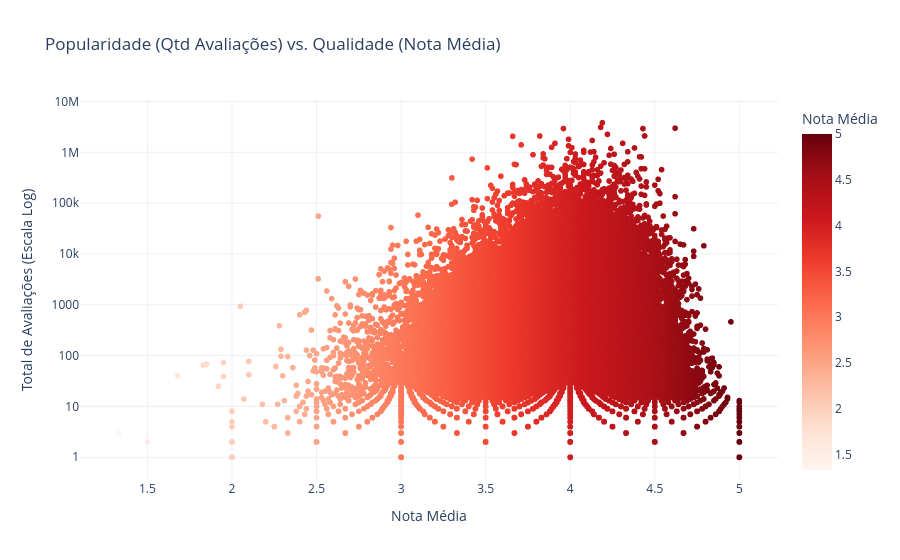

The code cell stored with this chart in its notebook:
### Markdown cell above
## 1. O Paradoxo da Popularidade: Qualidade vs. Quantidade

Ao analisarmos a relação entre a nota média e o volume de avaliações, nos deparamos com um fenômeno interessante: o Paradoxo da Popularidade.

Livros com notas perfeitas tendem a ser obras de nicho, enquanto os grandes blockbusters convergem para uma média mais 'pé no chão'. Para enxergar essa disparidade, utilizamos uma escala logarítmica no eixo de avaliações.

### Code cell
# Filtramos livros com pelo menos 1 avaliação para evitar ruído
col_rating = 'rating' if 'rating' in df.columns else 'average_rating'
col_totalratings = 'totalratings' if 'totalratings' in df.columns else 'ratings_count'

df_pop = df[df[col_totalratings] > 0].copy()

fig1 = px.scatter(
    df_pop, 
    x=col_rating, 
    y=col_totalratings, 
    log_y=True, 
    title='Popularidade (Qtd Avaliações) vs. Qualidade (Nota Média)',
    labels={col_rating: 'Nota Média', col_totalratings: 'Total de Avaliações (Escala Log)'},
    color=col_rating,
    color_continuous_scale='Reds',
    template='plotly_white'
)
fig1.show()

### Figure 1 — Plotly figure (JSON) as saved in the notebook; plotly's stock layout.template omitted (floating-point values rounded to 4 significant figures; data arrays with more than 128 entries replaced by an {"elided": "..."} marker saying what was removed)
{"data": [{"hovertemplate": "Nota Média=%{marker.color}<br>Total de Avaliações (Escala Log)=%{y}<extra></extra>", "legendgroup": "", "marker": {"color": {"elided": "83950 float values"}, "coloraxis": "coloraxis", "symbol": "circle"}, "mode": "markers", "name": "", "showlegend": false, "type": "scattergl", "x": {"elided": "83950 float values"}, "xaxis": "x", "y": {"elided": "83950 int values"}, "yaxis": "y"}], "layout": {"coloraxis": {"colorbar": {"title": {"text": "Nota Média"}}, "colorscale": [[0, "rgb(255,245,240)"], [0.125, "rgb(254,224,210)"], [0.25, "rgb(252,187,161)"], [0.375, "rgb(252,146,114)"], [0.5, "rgb(251,106,74)"], [0.625, "rgb(239,59,44)"], [0.75, "rgb(203,24,29)"], [0.875, "rgb(165,15,21)"], [1, "rgb(103,0,13)"]]}, "legend": {"tracegroupgap": 0}, "title": {"text": "Popularidade (Qtd Avaliações) vs. Qualidade (Nota Média)"}, "xaxis": {"anchor": "y", "domain": [0, 1], "title": {"text": "Nota Média"}}, "yaxis": {"anchor": "x", "domain": [0, 1], "title": {"text": "Total de Avaliações (Escala Log)"}, "type": "log"}}}
